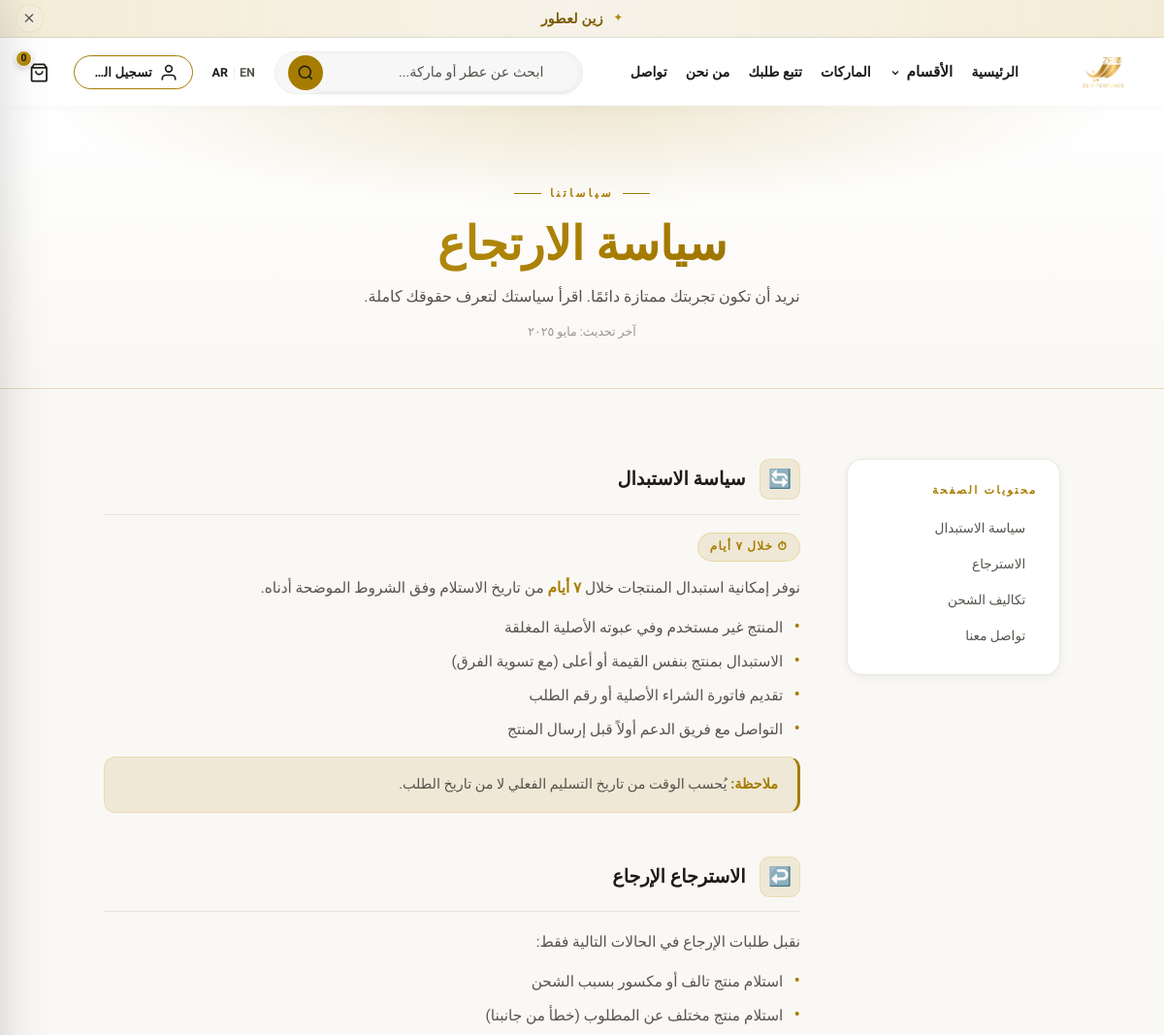
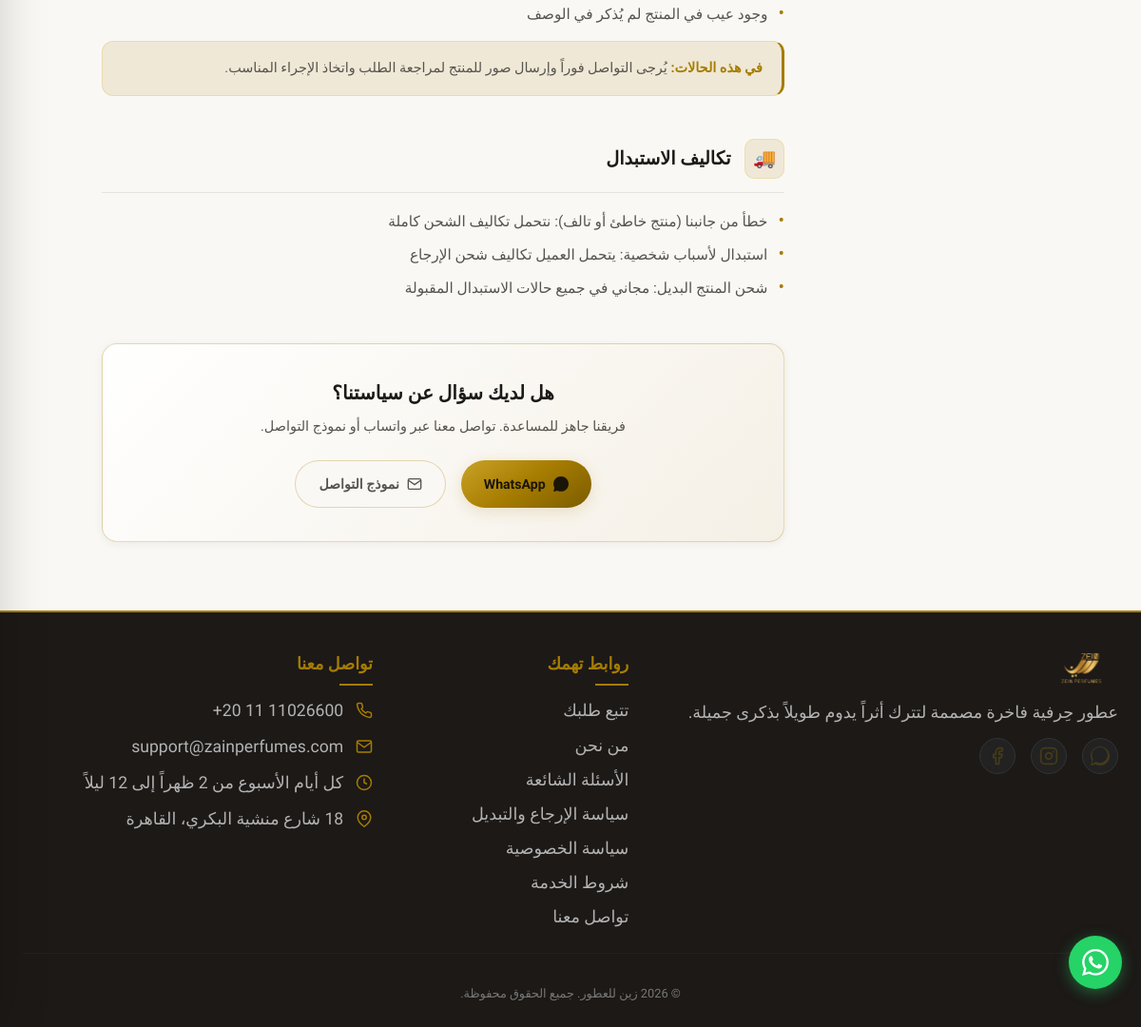
/policy.php, run on the app's committed database (2 pictures, top to bottom).
### tables this page shows
CREATE TABLE `settings` (
  `id` int(10) UNSIGNED NOT NULL,
  `setting_key` varchar(64) NOT NULL,
  `setting_value_en` text DEFAULT NULL,
  `setting_value_ar` text DEFAULT NULL,
  `created_at` datetime NOT NULL DEFAULT current_timestamp(),
  `updated_at` datetime NOT NULL DEFAULT current_timestamp() ON UPDATE current_timestamp()
);

### policy.php (the view, shortened to what the rows shown need)
<?php
require __DIR__ . '/includes/config.php';
require __DIR__ . '/includes/header.php';
?>
<section class="policy-hero">
    <div class="container" style="position:relative;z-index:1;">
        <p class="policy-eyebrow"><span></span><?= $isAr ? 'سياساتنا' : 'Our Policies' ?><span></span></p>
        <h1><?= get_setting('policy_hero_title', $isAr ? 'سياسة الاستبدال والارتجاع' : 'Return & Exchange Policy') ?></h1>
        <p class="policy-hero__lead">
            <?= get_setting('policy_hero_lead', $isAr
                ? 'نريد أن تكون تجربتك ممتازة دائمًا. اقرأ سياستنا لتعرف حقوقك كاملة.'
                : "We want your experience to always be excellent. Read our policy to know your full rights.") ?>
        </p>
        <p class="policy-hero__updated"><?= get_setting('policy_hero_updated', $isAr ? 'آخر تحديث: مايو ٢٠٢٥' : 'Last updated: May 2025') ?></p>
    </div>
</section>
<section class="policy-section">
    <div class="policy-inner">
        <div>
            <div class="policy-block" id="exchange">
                <div class="policy-block__hdr">
                    <div class="policy-block__icon">🔄</div>
                    <h2 class="policy-block__title"><?= get_setting('policy_exchange_title', $isAr ? 'سياسة الاستبدال' : 'Exchange Policy') ?></h2>
                </div>
                <span class="policy-badge">⏱ <?= get_setting('policy_exchange_badge', $isAr ? 'خلال ٧ أيام' : 'Within 7 days') ?></span>
                <p class="policy-text">
                    <?= get_setting('policy_exchange_text', $isAr
                        ? 'نوفر إمكانية استبدال المنتجات خلال <strong style="color:var(--gold);">٧ أيام</strong> من تاريخ الاستلام وفق الشروط الموضحة أدناه.'
                        : 'We offer product exchange within <strong style="color:var(--gold);">7 days</strong> of receipt, under the conditions outlined below.') ?>
                </p>
                <ul class="policy-list">
                    <?php
                    $exList = get_setting('policy_exchange_list_' . current_lang(), $isAr
                        ? "المنتج غير مستخدم وفي عبوته الأصلية المغلقة\nالاستبدال بمنتج بنفس القيمة أو أعلى (مع تسوية الفرق)\nتقديم فاتورة الشراء الأصلية أو رقم الطلب\nالتواصل مع فريق الدعم أولاً قبل إرسال المنتج"
                        : "Product unused and in its original sealed packaging\nExchange for equal or higher value product (difference adjusted)\nPresent original purchase invoice or order number\nContact support team first before sending the product");
                    $exLines = array_filter(array_map('trim', explode("\n", $exList)), fn($v) => $v !== '');
                    foreach ($exLines as $li): ?>
                    <li><?= esc($li) ?></li>
                    <?php endforeach; ?>
                </ul>
                <div class="policy-note">
                    <strong><?= $isAr ? 'ملاحظة:' : 'Note:' ?></strong>
                    <?= get_setting('policy_exchange_note', $isAr ? ' يُحسب الوقت من تاريخ التسليم الفعلي لا من تاريخ الطلب.' : ' The period is calculated from the actual delivery date, not the order date.') ?>
                </div>
            </div>
            <div class="policy-block" id="returns">
                <div class="policy-block__hdr">
                    <div class="policy-block__icon">↩️</div>
                    <h2 class="policy-block__title"><?= get_setting('policy_returns_title', $isAr ? 'الاسترجاع والإرجاع' : 'Returns & Refunds') ?></h2>
                </div>
                <p class="policy-text"><?= get_setting('policy_returns_lead', $isAr ? 'نقبل طلبات الإرجاع في الحالات التالية فقط:' : 'We accept return requests only in the following cases:') ?></p>
                <ul class="policy-list">
                    <?php
                    $retList = get_setting('policy_returns_list_' . current_lang(), $isAr
                        ? "استلام منتج تالف أو مكسور بسبب الشحن\nاستلام منتج مختلف عن المطلوب (خطأ من جانبنا)\nوجود عيب في المنتج لم يُذكر في الوصف"
                        : "Receiving a damaged or broken product due to shipping\nReceiving a different product than ordered (error on our part)\nA product defect not mentioned in the description");
                    $retLines = array_filter(array_map('trim', explode("\n", $retList)), fn($v) => $v !== '');
                    foreach ($retLines as $li): ?>
                    <li><?= esc($li) ?></li>
                    <?php endforeach; ?>
                </ul>
                <div class="policy-note">
                    <strong><?= $isAr ? 'في هذه الحالات:' : 'In these cases:' ?></strong>
                    <?= get_setting('policy_returns_note', $isAr
                        ? ' يُرجى التواصل فوراً وإرسال صور للمنتج لمراجعة الطلب واتخاذ الإجراء المناسب.'
                        : ' Please contact us immediately and send photos of the product to review and take appropriate action.') ?>
                </div>
            </div>
            <div class="policy-block" id="shipping">
                <div class="policy-block__hdr">
                    <div class="policy-block__icon">🚚</div>
                    <h2 class="policy-block__title"><?= get_setting('policy_shipping_title', $isAr ? 'تكاليف شحن الاستبدال' : 'Exchange Shipping Costs') ?></h2>
                </div>
            </div>
            <div class="policy-block" id="contact">
                <div class="policy-cta">
                    <h3><?= get_setting('policy_contact_title', $isAr ? 'هل لديك سؤال عن سياستنا؟' : 'Have a Question About Our Policy?') ?></h3>
                    <p>
                        <?= get_setting('policy_contact_text', $isAr
                            ? 'فريقنا جاهز للمساعدة. تواصل معنا عبر واتساب أو نموذج التواصل.'
                            : "Our team is ready to help. Contact us via WhatsApp or our contact form.") ?>
                    </p>
                    <div class="policy-cta__btns">
                        <a href="<?= esc(contact_whatsapp_url()) ?>" target="_blank" rel="noopener" class="policy-cta__btn policy-cta__btn--primary">
                        </a>
                        <a href="<?= esc(url('contact.php')) ?>" class="policy-cta__btn policy-cta__btn--secondary">
                        </a>
                    </div>
                </div>
            </div>
        </div>
    </div>
</section>
<?php require __DIR__ . '/includes/footer.php'; ?>

### includes/header.php (shortened to what the rows shown need)
<?php
require_once __DIR__ . '/products.php';
$bodyClass = trim('theme-gulf ' . ($bodyClass ?? '') . ' lang-' . preg_replace('/[^a-z]/', '', current_lang()));
$htmlLang = current_lang();
$htmlDir  = is_rtl() ? 'rtl' : 'ltr';
$isAr     = current_lang() === 'ar';
?>
<!DOCTYPE html>
<html lang="<?= esc($htmlLang) ?>" dir="<?= esc($htmlDir) ?>">
<head>
    <link rel="stylesheet" href="<?= esc(url('assets/css/style.css?v=' . filemtime(__DIR__ . '/../assets/css/style.css'))) ?>">
    <link rel="stylesheet" href="<?= esc(url('assets/css/design-system.css?v=' . filemtime(__DIR__ . '/../assets/css/design-system.css'))) ?>">
    <link rel="stylesheet" href="<?= esc(url('assets/css/theme-daylight.css?v=' . filemtime(__DIR__ . '/../assets/css/theme-daylight.css'))) ?>">
    <link rel="stylesheet" href="<?= url('assets/css/components/header.css?v=' . filemtime(__DIR__ . '/../assets/css/components/header.css')) ?>">
    <link rel="stylesheet" href="<?= url('assets/css/components/footer.css?v=' . filemtime(__DIR__ . '/../assets/css/components/footer.css')) ?>">
    <link rel="stylesheet" href="<?= url('assets/css/components/product-card.css?v=' . filemtime(__DIR__ . '/../assets/css/components/product-card.css')) ?>">
</head>
<body class="<?= esc($bodyClass) ?>">
    <div class="announce-bar" role="note">
        <div class="container announce-bar__inner">
            <span class="announce-bar__spark" aria-hidden="true">✦</span>
            <p class="announce-bar__text"><?= esc(get_setting('announce_shipping')) ?></p>
            <button type="button" class="announce-bar__close" id="announce-bar-close" aria-label="<?= $isAr ? 'إغلاق الإعلان' : 'Dismiss announcement' ?>">
                <svg width="16" height="16" viewBox="0 0 24 24" fill="none" stroke="currentColor" stroke-width="2" aria-hidden="true"><line x1="18" y1="6" x2="6" y2="18"/><line x1="6" y1="6" x2="18" y2="18"/></svg>
            </button>
        </div>
    </div>
    <main id="main">

### data on the page
settings: setting_value_ar "زين لعطور"
settings: setting_value_ar "نريد أن تكون تجربتك ممتازة دائمًا. اقرأ سياستك لتعرف حقوقك كاملة."
settings: setting_value_ar "آخر تحديث: مايو ٢٠٢٥"
settings: setting_value_ar "سياسة الاستبدال"
settings: setting_value_ar "خلال ٧ أيام"
settings: setting_value_ar "نوفر إمكانية استبدال المنتجات خلال ٧ أيام من تاريخ الاستلام وفق الشروط الموضحة أدناه."
settings: setting_value_ar "يُحسب الوقت من تاريخ التسليم الفعلي لا من تاريخ الطلب."
settings: setting_value_ar "الاسترجاع الإرجاع"
settings: setting_value_ar "نقبل طلبات الإرجاع في الحالات التالية فقط:"
settings: setting_value_ar "يُرجى التواصل فوراً وإرسال صور للمنتج لمراجعة الطلب واتخاذ الإجراء المناسب."
settings: setting_value_ar "تكاليف الاستبدال"
settings: setting_value_ar "هل لديك سؤال عن سياستنا؟"
settings: setting_value_ar "فريقنا جاهز للمساعدة. تواصل معنا عبر واتساب أو نموذج التواصل."

### other printed values
t('nav_home') "الرئيسية"
t('nav_brands') "الماركات"
$li "المنتج غير مستخدم وفي عبوته الأصلية المغلقة"
$li "الاستبدال بمنتج بنفس القيمة أو أعلى (مع تسوية الفرق)"
$li "تقديم فاتورة الشراء الأصلية أو رقم الطلب"
$li "التواصل مع فريق الدعم أولاً قبل إرسال المنتج"
$li "استلام منتج تالف أو مكسور بسبب الشحن"
$li "استلام منتج مختلف عن المطلوب (خطأ من جانبنا)"
$li "وجود عيب في المنتج لم يُذكر في الوصف"
$li "خطأ من جانبنا (منتج خاطئ أو تالف): نتحمل تكاليف الشحن كاملة"
$li "استبدال لأسباب شخصية: يتحمل العميل تكاليف شحن الإرجاع"
$li "شحن المنتج البديل: مجاني في جميع حالات الاستبدال المقبولة"
CONTACT_PHONE_TEL "+20 11 11026600"
t('contact_hours_val') "كل أيام الأسبوع من 2 ظهراً إلى 12 ليلاً"
site_name() "زين للعطور"
